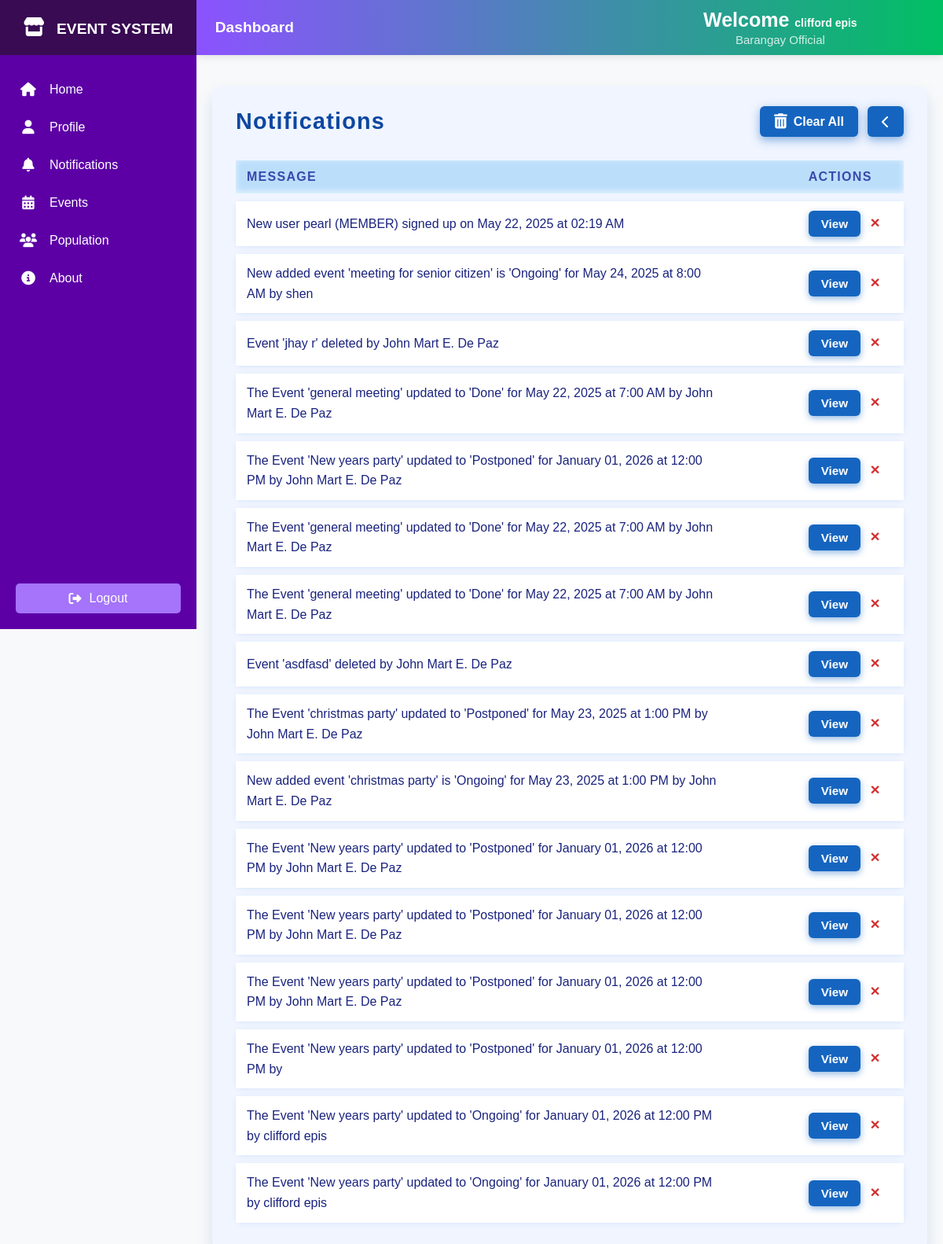
Screenshot of /accounts/notifications/ (signed in) with the database file from the repository.
### accounts/models.py (models this page shows, shortened)
class User(AbstractUser):
    ROLE_CHOICES = [
        ('OFFICIAL', 'Barangay Official'),
        ('MEMBER', 'Member'),
    ]
    GENDER_CHOICES = [
        ('M', 'Male'),
        ('F', 'Female'),
        ('O', 'Other'),
    ]
    full_name = models.CharField(_('full name'), max_length=100)
    birthdate = models.DateField(null=False, blank=False)
    age = models.PositiveIntegerField(null=True, blank=True, default=0)
    gender = models.CharField(_('gender'), max_length=1, choices=GENDER_CHOICES)
    address = models.TextField(_('address'))
    contact_no = models.CharField(_('contact number'), max_length=11)
    is_pwd = models.BooleanField(_('PWD'), default=False)
    is_4ps_member = models.BooleanField(_('4Ps Member'), default=False)
    is_senior_citizen = models.BooleanField(_('Senior Citizen'), default=False)
    role = models.CharField(_('role'), max_length=10, choices=ROLE_CHOICES, default='MEMBER')
    created_at = models.DateTimeField(auto_now_add=True)  # Add field to track signup time
    class Meta:
        verbose_name = _('user')
        verbose_name_plural = _('users')

class Notification(models.Model):
    user = models.ForeignKey(User, on_delete=models.CASCADE, related_name='notifications')
    message = models.TextField()
    timestamp = models.DateTimeField(default=timezone.now)  # Set default to timezone.now
    is_read = models.BooleanField(default=False)
    event = models.ForeignKey('events.Event', on_delete=models.SET_NULL, null=True, blank=True)

### accounts/views.py (the view)
# urls.py: path('notifications/', views.notifications, name='notifications'),
@login_required
def notifications(request):
    notifications = Notification.objects.filter(user=request.user).order_by('-timestamp')
    unread_notifications = notifications.filter(is_read=False)
    if unread_notifications.exists():
        unread_notifications.update(is_read=True)
        logger.info(f"Marked {unread_notifications.count()} notifications as read for user {request.user.username}")
    context = {
        'notifications': notifications,
    }
    return render(request, 'accounts/notifications.html', context)

### library_system/context_processors.py (called while the page is built)
def unread_notifications(request):
    if request.user.is_authenticated:
        unread_count = Notification.objects.filter(user=request.user, is_read=False).count()
    else:
        unread_count = 0
    return {'unread_count': unread_count}

### accounts/templates/accounts/notifications.html (shortened to what this page needs)
{% extends 'partial/base.html' %}
{% load static %}
{% load tz %}
{% block extra_css %}
<link rel="stylesheet" href="https://cdnjs.cloudflare.com/ajax/libs/font-awesome/6.5.2/css/all.min.css">
{% endblock %}
{% block content %}
{% timezone "Asia/Manila" %}
<div class="notification-table-container" role="region" aria-label="Notification Table">
    <div class="table-header-notifications">
        <h2>Notifications</h2>
        <div class="action-buttons">
            {% if notifications %}
                <button class="clear-all-btn" id="clear-all-btn" title="Clear All Notifications">
                    <i class="fas fa-trash-alt"></i> Clear All
                </button>
            {% endif %}
            <a href="{% url 'dashboard-dashboard' %}" class="toggle-btn" title="Go Back">
                <i class="fas fa-chevron-left"></i>
            </a>
        </div>
    </div>
    <table class="notification-table" aria-live="polite" aria-relevant="additions removals">
        <thead>
            <tr>
                <th>MESSAGE</th>
                <th>ACTIONS</th>
            </tr>
        </thead>
        <tbody>
            {% for notification in notifications %}
                <tr class="notification" data-id="{{ notification.id }}" data-event-id="{{ notification.event.id|default:'0' }}" role="alert">
                    <td>
                        <span class="text" tabindex="0" role="button" aria-label="View notification details">
                            {{ notification.message }}
                        </span>
                    </td>
                    <td>
                        <button class="view-btn" aria-label="View notification details">View</button>
                        <button class="dismiss-btn" aria-label="Dismiss notification">×</button>
                    </td>
                </tr>
            {% empty %}
                <tr>
                    <td colspan="2" class="empty-message">No notifications.</td>
                </tr>
            {% endfor %}
        </tbody>
    </table>
</div>
{% endtimezone %}
{% endblock %}

### templates/partial/base.html (shortened to what this page needs)
{% load static %}
<!DOCTYPE html>
<html lang="en">
<head>
    <link rel="stylesheet" href="{% static 'combinednavANDside.css' %}">
    <link rel="stylesheet" href="https://cdnjs.cloudflare.com/ajax/libs/font-awesome/5.15.3/css/all.min.css"/>
    {% block extra_css %}
    {% endblock %}
</head>
<body>
    <div class="side-menu">
        <div class="brand-name">
            <h1><i class="fas fa-store"></i> EVENT SYSTEM</h1>
        </div>
        {% if user.is_authenticated %}
            <ul>
                <li>
                    <a href="{% url 'dashboard-dashboard' %}">
                        <i class="fas fa-home"></i><span>Home</span>
                    </a>
                </li>
                <li>
                    <a href="{% url 'edit-profile' %}" target="_parent">
                        <i class="fas fa-user"></i><span>Profile</span>
                    </a>
                </li>
                <li>
                    <a href="{% url 'notifications' %}" class="notification-link">
                        <i class="fas fa-bell"></i><span>Notifications</span>
                    </a>
                </li>
                <li>
                    <a href="/events/list">
                        <i class="fas fa-calendar-alt"></i><span>Events</span>
                    </a>
                </li>
                <li>
                    <a href="{% url 'population' %}">
                        <i class="fas fa-users"></i><span>Population</span>
                    </a>
                </li>
                <li>
                    <a href="{% url 'about' %}">
                        <i class="fas fa-info-circle"></i><span>About</span>
                    </a>
                </li>
            </ul>
        {% endif %}
        <div class="logout-menu">
            {% if user.is_authenticated %}
                <a href="#" class="logout-btn" id="logoutTrigger">
                    <i class="fas fa-sign-out-alt"></i><span>Logout</span>
                </a>
            {% endif %}
        </div>
    </div>
    <div class="container">
        <div class="header">
            <div class="nav">
                <div class="nav-left">
                    <a href="{% url 'dashboard-dashboard' %}">Dashboard</a>
                </div>
                <div class="nav-right">
                    {% if not user.is_authenticated %}
                        <a href="{% url 'login' %}" class="btn">Log in</a>
                        <a href="{% url 'signup' %}" class="btn">Sign up</a>
                    {% else %}
                        <div class="user-info-display">
                            <div class="user-name-display"><span>Welcome </span>{{ user.full_name|default:user.username }}</div>
                            {% if user.get_role_display %}
                                <div class="user-role-display">{{ user.get_role_display }}</div>
                            {% endif %}
                        </div>
                    {% endif %}
                </div>
            </div>
        </div>
        <div class="content">
            {% block content %}
            {% endblock %}
        </div>
    </div>
</body>
</html>

### static/combinednavANDside.css (style rules this page uses)
* { margin: 0; padding: 0; box-sizing: border-box; font-family: 'Poppins', sans-serif; }
body { min-height: 100vh; background-color: #f8f9fa; }
a { text-decoration: none; color: inherit; }
li { list-style: none; }
h1, h2 { color: #444; }
.side-menu { position: fixed; background: #5c00a5; width: 250px; min-height: 100vh; display: flex; flex-direction: column; z-index: 1000; transition: all 0.3s ease; top: 0; left: 0; }
.side-menu .brand-name { height: 70px; display: flex; align-items: center; justify-content: center; background: #380b52; padding: 0 20px; }
.side-menu .brand-name h1 { color: white; font-size: 1.2rem; white-space: nowrap; }
.side-menu .brand-name i { margin-right: 10px; font-size: 1.5rem; }
.side-menu ul { margin-top: 20px; }
.side-menu li { padding: 15px 20px; color: white; display: flex; align-items: center; transition: all 0.3s ease; border-left: 4px solid transparent; }
.side-menu li a { display: flex; align-items: center; width: 100%; color: inherit; }
.side-menu li i { margin-right: 15px; font-size: 1.1rem; width: 24px; text-align: center; }
.side-menu li a.notification-link { position: relative; }
.logout-menu { margin-top: auto; padding: 20px; text-align: center; }
.logout-btn, .login-btn { background: #a574fa; color: white; padding: 10px 20px; border-radius: 5px; display: flex; align-items: center; justify-content: center; transition: all 0.3s ease; font-weight: 500; }
.logout-btn i, .login-btn i { margin-right: 10px; }
.container { position: relative; margin-left: 250px; width: calc(100% - 250px); min-height: 100vh; transition: all 0.3s ease; }
.header { position: fixed; top: 0; right: 0; width: calc(100% - 250px); height: 70px; background: linear-gradient(90deg, #8c52ff, #00bf63); display: flex; align-items: center; justify-content: center; box-shadow: 0 2px 10px rgba(0, 0, 0, 0.1); z-index: 999; }
.header .nav { width: 95%; display: flex; align-items: center; justify-content: space-between; }
.nav-left a { color: white; font-weight: bold; font-size: 1.2rem; transition: all 0.3s ease; }
.nav-right { display: flex; align-items: center; gap: 15px; }
.user-info-display { display: flex; flex-direction: column; align-items: center; justify-content: center; color: white; padding: 0 10px; text-align: center; max-width: 300px; margin-right: 2cm; }
.user-name-display { color: rgb(255, 255, 255); }
.user-name-display span { color: rgb(255, 255, 255); font-size: 25px; }
.user-name-display { font-weight: 600; font-size: 14px; line-height: 1.2; white-space: nowrap; overflow: hidden; text-overflow: ellipsis; width: 100%; }
.user-role-display { font-size: 15px; color: rgba(255, 255, 255, 0.8); line-height: 1.2; margin-top: 2px; white-space: nowrap; overflow: hidden; text-overflow: ellipsis; width: 100%; }
.user-name-display, .user-role-display { white-space: nowrap; overflow: hidden; text-overflow: ellipsis; width: 100%; }
.content { padding: 90px 20px 20px; min-height: calc(100vh - 70px); margin-left: 0; overflow-y: auto; overflow-x: hidden; }

### rows the page displays
User: full_name "clifford epis", role "Barangay Official"
Notification: message "New added event 'christmas party' is 'Ongoing' for May 23, 2025 at 1:00 PM by John Mart E. De Paz"
Notification: message "The Event 'New years party' updated to 'Postponed' for January 01, 2026 at 12:00 PM by John Mart E. De Paz"
Notification: message "The Event 'New years party' updated to 'Postponed' for January 01, 2026 at 12:00 PM by John Mart E. De Paz"
Notification: message "The Event 'New years party' updated to 'Postponed' for January 01, 2026 at 12:00 PM by John Mart E. De Paz"
Notification: message "The Event 'New years party' updated to 'Postponed' for January 01, 2026 at 12:00 PM by"
Notification: message "The Event 'New years party' updated to 'Ongoing' for January 01, 2026 at 12:00 PM by clifford epis"
Notification: message "The Event 'New years party' updated to 'Ongoing' for January 01, 2026 at 12:00 PM by clifford epis"
